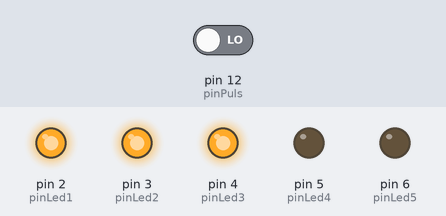
Bench run of a sketch on a simulated Arduino Uno, built with avr-gcc and run on an emulated ATmega328P. Shown: output pins drawn as LEDs (lit = HIGH). Inputs (shaded band) come from the test bench; at power-on: pin 12 (pinPuls) LOW.

Above: at 2.8 s.
2.9 s: pin 12 (pinPuls) driven HIGH
At 3.4 s:
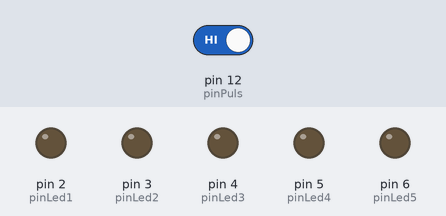
4.5 s: pin 12 (pinPuls) driven LOW
At 5.3 s:
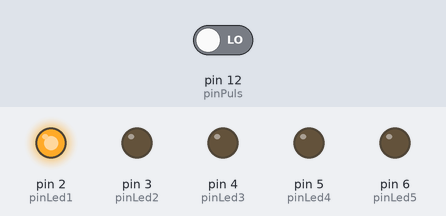
At 6.3 s:
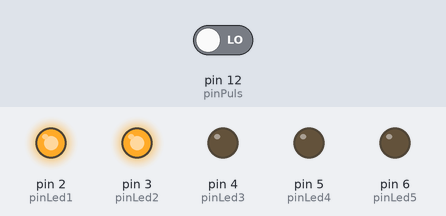
Timing chart, 0 to 17.9 s (numbered marks = the images above; inputs shaded):
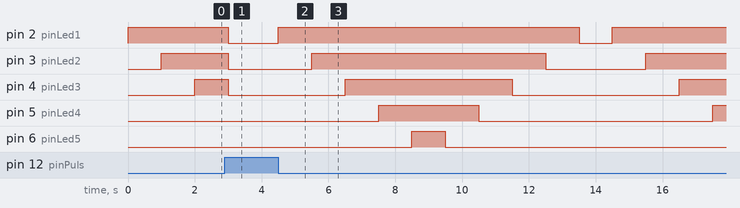

The sketch:

Ejercicio1.ino
```cpp
//--------=[DECLARACION DE VARIABLES]=--------
int pinPuls = 12;   //El pin que se conecta al pulsador es el 12
int pinLed1 = 2;    //El pin que se conecta al LED1 es el 2
int pinLed2 = 3;    //El pin que se conecta al LED2 es el 3
int pinLed3 = 4;    //El pin que se conecta al LED3 es el 4
int pinLed4 = 5;    //El pin que se conecta al LED4 es el 5
int pinLed5 = 6;    //El pin que se conecta al LED5 es el 6

int leds[] = {pinLed1, pinLed2, pinLed3, pinLed4, pinLed5};  //Creamos una lista con todos los pines de los LEDs
int longitud = sizeof(leds) / sizeof(leds[0]);

int puls = 0;       //Almacena si el pulsador está activo o no

int delayTime = 1000;

void setup() {
  pinMode(pinLed1, OUTPUT);   //Configuramos el pinLed1 como salida para poder alimentarlo
  pinMode(pinLed2, OUTPUT);   //Configuramos el pinLed2 como salida para poder alimentarlo
  pinMode(pinLed3, OUTPUT);   //Configuramos el pinLed3 como salida para poder alimentarlo
  pinMode(pinLed4, OUTPUT);   //Configuramos el pinLed4 como salida para poder alimentarlo
  pinMode(pinLed5, OUTPUT);   //Configuramos el pinLed5 como salida para poder alimentarlo

  pinMode(pinPuls, INPUT);    //Configuramos pinPuls como una entrada, para leer el estado del pulsador

}

void loop() {
  puls = digitalRead(pinPuls); //Cogemos el estado del pulsador

  if (puls == HIGH){
    //Verificamos que el pulsador no está activo, por tanto, apagaremos los LEDs
    digitalWrite(pinLed1, LOW); //Apagamos el LED1
    digitalWrite(pinLed2, LOW); //Apagamos el LED2
    digitalWrite(pinLed3, LOW); //Apagamos el LED3
    digitalWrite(pinLed4, LOW); //Apagamos el LED4
    digitalWrite(pinLed5, LOW); //Apagamos el LED5
  }
  else{

    //Enciende LEDs
    for (int led = 2; (led <= 6) && (puls == LOW); led++){
      digitalWrite(led, HIGH);
      delay(delayTime);
      puls = digitalRead(pinPuls);
    }
    //Apaga LEDs
    for (int led = 6; (led >= 2) && (puls == LOW); led--){
      digitalWrite(led, LOW);
      delay(delayTime);
      puls = digitalRead(pinPuls);
    }
  }
}
```

Measured:
- after the input at 2.9 s, pin 2 (pinLed1), pin 3 (pinLed2), pin 4 (pinLed3): HIGH → LOW after 0.10 s; pin 5 (pinLed4): stays LOW (without the input it goes to HIGH after 0.10 s); pin 6 (pinLed5): stays LOW (without the input it goes to HIGH after 1.1 s)
- after the input at 4.5 s, pin 2 (pinLed1): LOW → HIGH at once, → LOW 9.0 s later, → HIGH 1.0 s later; pin 3 (pinLed2): LOW → HIGH after 1.0 s, → LOW 7.0 s later, → HIGH 3.0 s later
